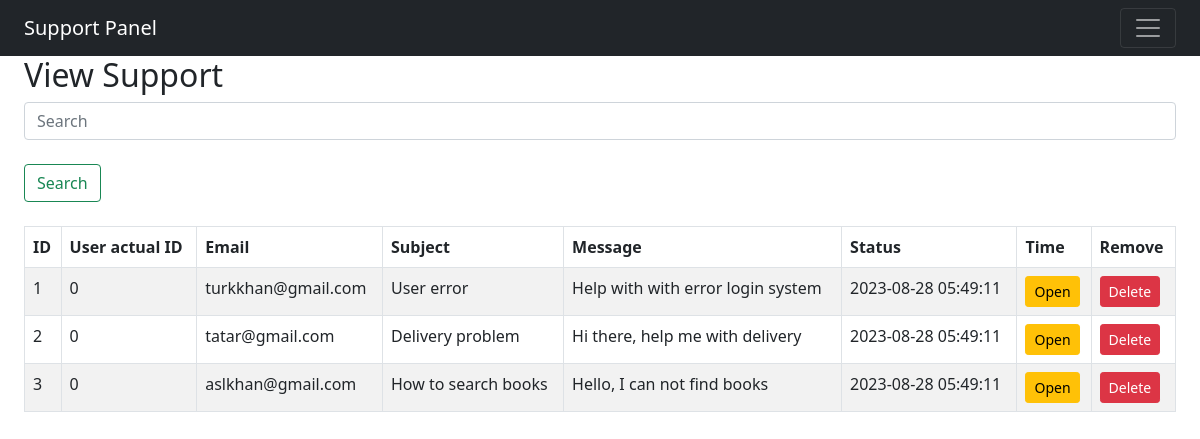
Page /support/support.php (signed in) on the committed database.
### tables this page shows
CREATE TABLE IF NOT EXISTS `user_support_table` (
    `user_support_id` INT(10) NOT NULL AUTO_INCREMENT,
    `user_support_actual_id` INT(10) NOT NULL,
    `user_support_email` VARCHAR(255) NOT NULL,
    `user_support_subject` VARCHAR(255) NOT NULL,
    `user_support_message` TEXT NOT NULL,
    `user_support_status` ENUM('Open', 'Closed') DEFAULT 'Open',
    `user_support_created_at` TIMESTAMP DEFAULT CURRENT_TIMESTAMP,
    PRIMARY KEY (`user_support_id`)
);

### support/functions/process_support_display.php (the view)
<?php
    function display_data($support_search_result)
    {
        while($support_row = mysqli_fetch_assoc($support_search_result))
        {
            echo "
                <tr>
                    <td> " . $support_row['user_support_id'] . " </td>
                    <td> " . $support_row['user_support_actual_id'] . " </td>
                    <td> " . $support_row['user_support_email'] . " </td>
                    <td> " . $support_row['user_support_subject'] . " </td>
                    <td> " . $support_row['user_support_message'] . " </td>
                    <td> " . $support_row['user_support_created_at'] . " </td>
                    <td><a class='btn btn-warning btn-sm' href='functions/process_support_status.php?id=" . $support_row['user_support_id'] . "&status=" . $support_row['user_support_status'] . "'>" . $support_row['user_support_status'] . "</a></td>
                    <td><a class='btn btn-danger btn-sm' href='functions/process_support_del.php?id=" . $support_row['user_support_id'] . "'>Delete</a></td>
                </tr>";
        }
    }
?>

### rows in the picture
user_support_table: user_support_id "1", user_support_actual "0", user_support_email "turkkhan@gmail.com", user_support_subject "User error", user_support_message "Help with with error login system", user_support_created_at "2023-08-28 05:49:11", user_support_status "Open"
user_support_table: user_support_id "2", user_support_actual "0", user_support_email "tatar@gmail.com", user_support_subject "Delivery problem", user_support_message "Hi there, help me with delivery", user_support_created_at "2023-08-28 05:49:11", user_support_status "Open"
user_support_table: user_support_id "3", user_support_actual "0", user_support_email "aslkhan@gmail.com", user_support_subject "How to search books", user_support_message "Hello, I can not find books", user_support_created_at "2023-08-28 05:49:11", user_support_status "Open"
